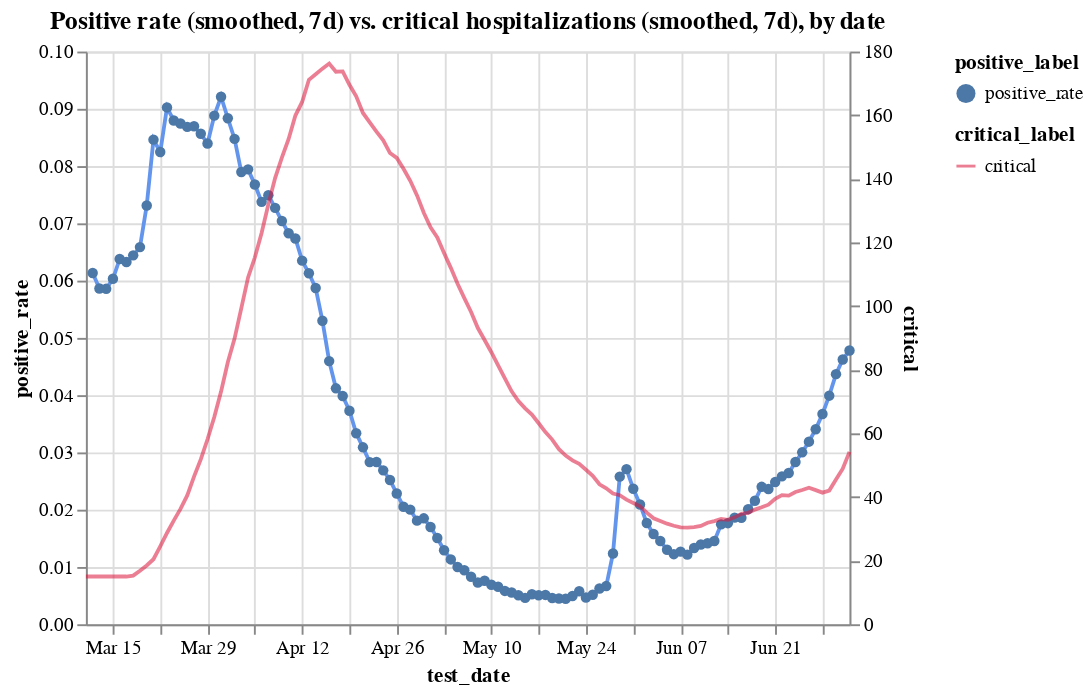

The code cell stored with this chart in its notebook:
### Code cell
c1 = alt.Chart(hos_and_rate[hos_and_rate.positive_rate<0.12]
               .assign(positive_rate = lambda x: x.positive_rate.ewm(span=7).mean())
               .assign(positive_label ='positive_rate')).mark_line(color='cornflowerblue').encode(
    x='test_date',
    y='positive_rate',
    tooltip=['test_date', 'positive_rate'],
    shape='positive_label'
)
c2 = alt.Chart(hos_and_rate
               .assign(critical_label='critical')
               .assign(critical = lambda x: x.critical.ewm(span=7).mean())
              ).mark_line(color='crimson').encode(
    x='test_date',
    y='critical',
    tooltip=['test_date', 'critical'],
    opacity='critical_label'
)


alt.layer(c1, c2).resolve_scale(y='independent').properties(title='Positive rate (smoothed, 7d) vs. critical hospitalizations (smoothed, 7d), by date')
